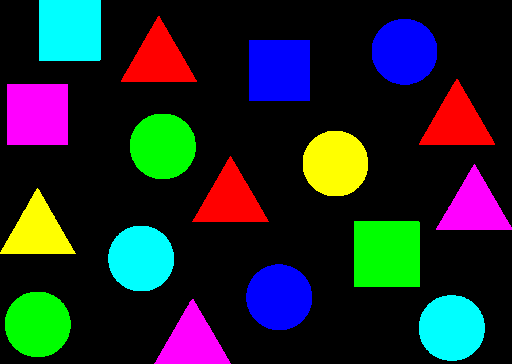
#> input picture AI_ComputerVision/dataset/colorobject.png, 512 x 364 px, found by its file name
$ jupyter execute Quiz01_BLUEandREDwithGreenShaped.ipynb
#> lines starting #> are read from the running program, lines starting #| are printed output that depends on the picture; after the words box and inside, x2 and y2 are one past the last pixel; in counts of white or black regions, pixels touching at a corner belong together
[cell 1]
import cv2
import numpy as np

# Load the image
image = cv2.imread('C:\Ai_minor\AI_ComputerVision\dataset\colorobject.png')
#> image is the input picture: shape (364, 512, 3); mean B, G, R 41.2, 38.1, 31

cv2.imshow('Original Image', image)
# Convert the image from BGR to HSV color space
hsv_image = cv2.cvtColor(image, cv2.COLOR_BGR2HSV)
#> hsv_image: shape (364, 512, 3); mean H, S, V 23.7, 75.3, 75.3

# Define the lower and upper thresholds for blue color in HSV
lower_blue = np.array([100, 50, 50])
upper_blue = np.array([140, 255, 255])

# Create a mask to extract blue regions
blue_mask = cv2.inRange(hsv_image, lower_blue, upper_blue)
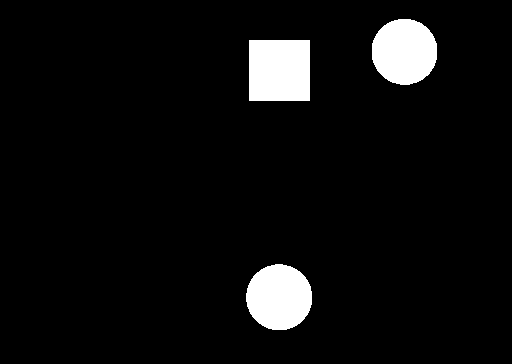
#> blue_mask: shape (364, 512); 5.7% white; 3 white regions, box (x1, y1, x2, y2) and area: (249, 40, 310, 101) 3721, (246, 264, 312, 330) 3433, (372, 19, 437, 85) 3421

# Define the lower and upper thresholds for red color in HSV
lower_red1 = np.array([0, 50, 50])
upper_red1 = np.array([10, 255, 255])
lower_red2 = np.array([170, 50, 50])
upper_red2 = np.array([180, 255, 255])

# Create masks to extract red regions (since red wraps around the color space)
red_mask1 = cv2.inRange(hsv_image, lower_red1, upper_red1)
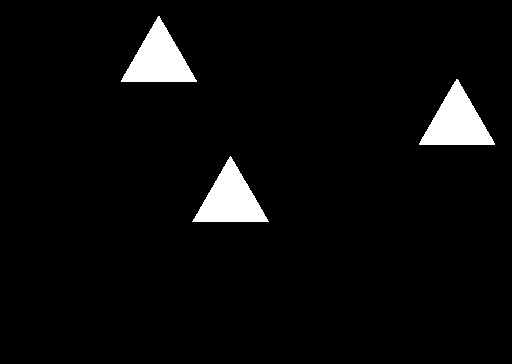
#> red_mask1: shape (364, 512); 4.2% white; 3 white regions, box (x1, y1, x2, y2) and area: (419, 79, 495, 145) 2612, (121, 16, 197, 82) 2591, (192, 156, 269, 222) 2575
red_mask2 = cv2.inRange(hsv_image, lower_red2, upper_red2)
#> red_mask2: shape (364, 512); every value is 0

# Combine the masks for blue and red regions
combined_mask = cv2.bitwise_or(blue_mask, red_mask1)
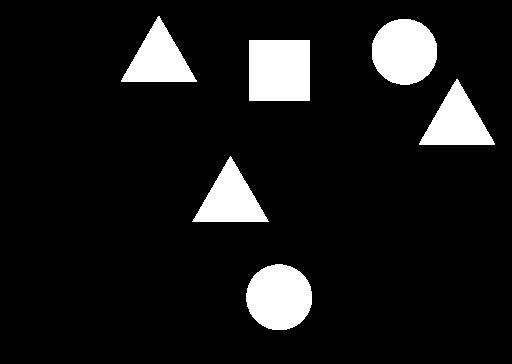
#> combined_mask: shape (364, 512); 9.8% white; 6 white regions
combined_mask = cv2.bitwise_or(combined_mask, red_mask2)

# Find contours in the combined mask
contours, _ = cv2.findContours(combined_mask, cv2.RETR_EXTERNAL, cv2.CHAIN_APPROX_SIMPLE)
#> contours = 6 contours; box (x1, y1, x2, y2) and area: (249, 40, 310, 101) 3600, (246, 264, 312, 330) 3340, (372, 19, 437, 85) 3328, (419, 79, 495, 145) 2508, (121, 16, 197, 82) 2487, (192, 156, 269, 222) 2471

# Create a black background
filled_image = np.zeros_like(image)

# Fill detected contours with green color
cv2.drawContours(filled_image, contours, -1, (0, 255, 0), thickness=cv2.FILLED)
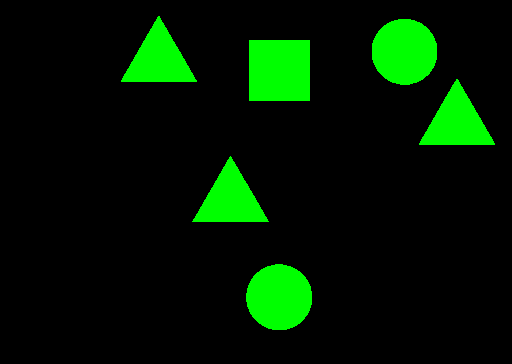
#> filled_image: shape (364, 512, 3); mean of channels 0, 1, 2 0, 25.1, 0; drawn as B, G, R

# Display the resulting image with green filled shapes
cv2.imshow('Filled Shapes', filled_image)
cv2.waitKey(0)
cv2.destroyAllWindows()
